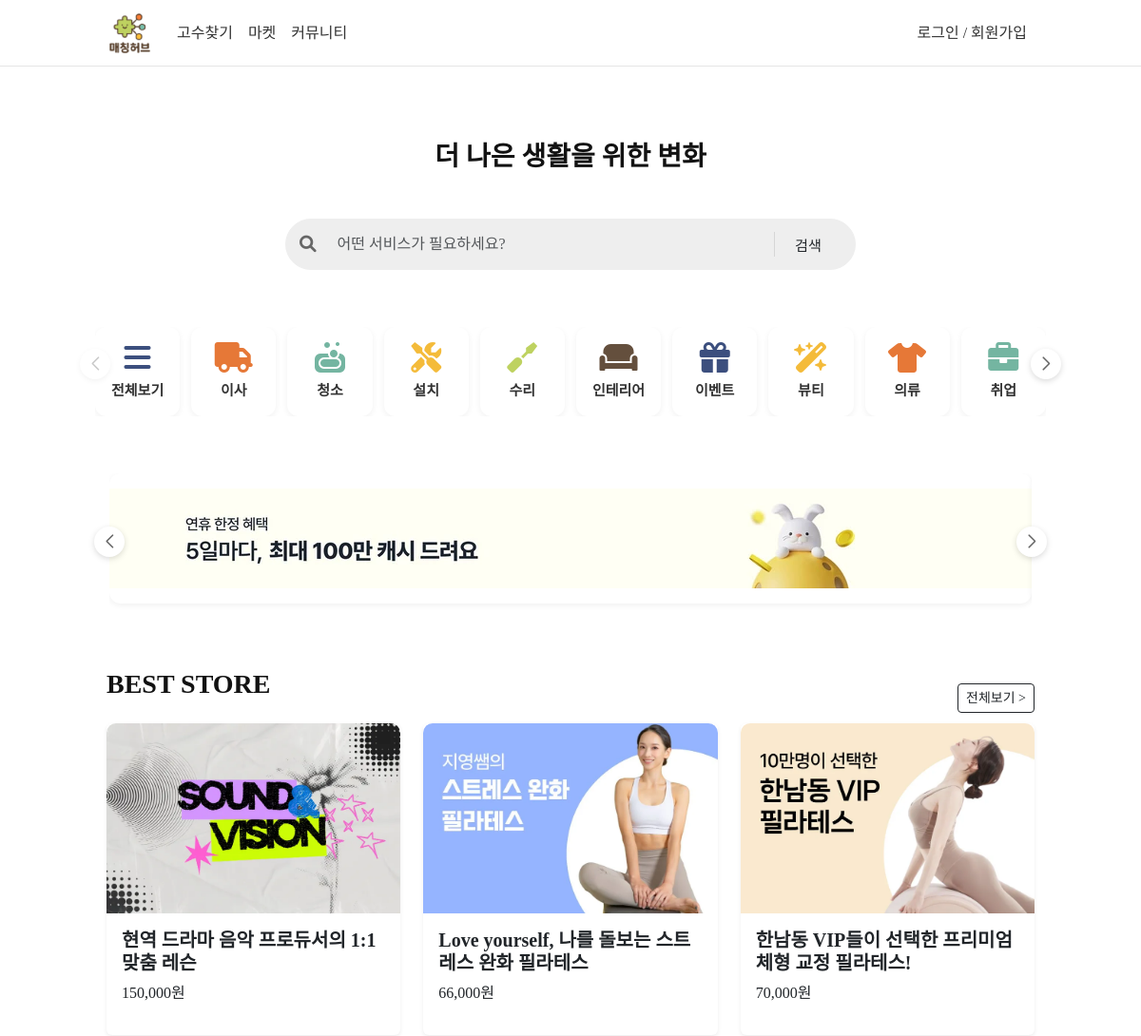
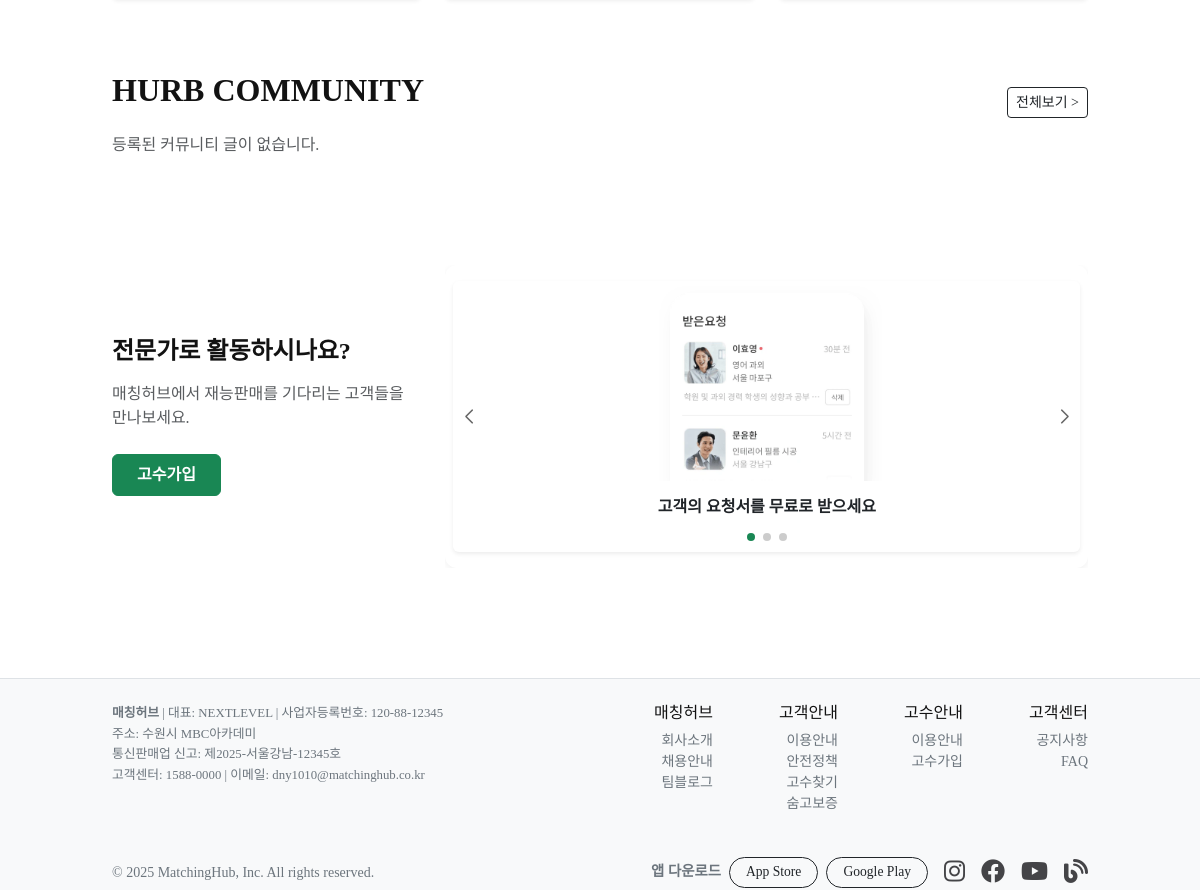
The page / on the database its author committed (2 pictures, top to bottom).
### talent/models.py (models this page shows)
class Store(db.Model):
    id = db.Column(db.Integer, primary_key=True)
    title = db.Column(db.String(50), nullable=False)
    content = db.Column(db.Text(), nullable=False)
    price = db.Column(db.Integer, nullable=False, default=0)
    create_date = db.Column(db.DateTime, nullable=False)
    owner_id = db.Column(db.Integer, db.ForeignKey("user.id"), nullable=False)
    user = db.relationship('User', backref=db.backref('store'))
    edit_date = db.Column(db.DateTime, nullable=False)
    image_path = db.Column(db.String(120), nullable=False)
    views = db.Column(db.Integer, default=0)

### talent/views/main_views.py (the view)
@bp.route('/')
def index():
    like_count = func.count().label("like_count")
    s_posts = (Store.query.order_by(Store.views.desc(), Store.create_date.desc()).limit(3).all())
    c_posts = (CommunityPost.query.outerjoin(CommunityPost.likes).group_by(CommunityPost.id)
               .order_by(like_count.desc(), CommunityPost.create_date.desc()).limit(3).all())
    return render_template('main.html', s_posts=s_posts, c_posts=c_posts)

### talent/__init__.py (called while the page is built)
def create_app():
    app = Flask(__name__)
    app.config.from_object(config)
    @app.before_request
    def load_logged_in_user():
        user_id = session.get('user_id')
        if user_id is None:
            g.user = None
        else:
            from .models import User
            g.user = User.query.get(user_id)
    db.init_app(app)
    migrate.init_app(app, db)
    mail.init_app(app)
    from . import models
    from .views import main_views, auth_views, store_views, community_views, category_views
    app.register_blueprint(main_views.bp)
    app.register_blueprint(auth_views.bp)
    app.register_blueprint(store_views.bp)
    app.register_blueprint(community_views.bp)
    app.register_blueprint(category_views.bp)
    from .filter import format_datetime
    app.jinja_env.filters['datetime'] = format_datetime
    return app

### talent/views/auth_views.py (called while the page is built)
@bp.before_app_request
def load_logged_in_user():
    uid = session.get('user_id')
    g.user = User.query.get(uid) if uid else None

### talent/templates/main.html (shortened to what this page needs)
{% extends 'base.html' %}
{% block head %}
<link rel="stylesheet" href="https://cdn.jsdelivr.net/npm/swiper@11/swiper-bundle.min.css">
<link rel="stylesheet" href="{{ url_for('static', filename='main.css') }}">
{% endblock %}
{% block content %}
<div class="container my-5 text-center" style="max-width: 1000px;">
    <h3 class="fw-bold mb-4" style="width: fit-content; margin: 0 auto;">더 나은 생활을 위한 변화</h3>
</div>
<div class="search-wrapper d-flex justify-content-center">
    <form class="search-form d-flex align-items-center" role="search">
    <span class="search-icon">
      <i class="fa-solid fa-magnifying-glass"></i>
    </span>
        <input type="search" class="form-control flex-grow-1"
               placeholder="어떤 서비스가 필요하세요?" aria-label="Search">
        <button class="btn search-btn" type="submit">검색</button>
    </form>
</div>
<section class="category-wrapper">
    <div class="swiper-button-prev categoryPrev"></div>
    <div class="swiper mySwiper categorySwiper">
        <div class="swiper-wrapper">
            <div class="swiper-slide">
                <a href="{{ url_for('category.move') }}">
                    <i class="fa-solid fa-bars category-icon" style="color: #3c4f7e;"></i>
                    <p class="category-name">전체보기</p>
                </a>
            </div>
            <div class="swiper-slide">
                <a href="{{ url_for('category.move') }}">
                    <i class="fa-solid fa-truck category-icon" style="color: #e67837;"></i>
                    <p class="category-name">이사</p>
                </a>
            </div>
            <div class="swiper-slide">
                <a href="{{ url_for('category.cleaning') }}">
                    <i class="fa-solid fa-soap category-icon" style="color: #74b5a1;"></i>
                    <p class="category-name">청소</p>
                </a>
            </div>
            <div class="swiper-slide">
                <a href="{{ url_for('category.installation') }}">
                    <i class="fa-solid fa-screwdriver-wrench category-icon" style="color: #f4bb3a;"></i>
                    <p class="category-name">설치</p>
                </a>
            </div>
            <div class="swiper-slide">
                <a href="{{ url_for('category.repair') }}">
                    <i class="fa-solid fa-screwdriver category-icon" style="color: #bed260;"></i>
                    <p class="category-name">수리</p>
                </a>
            </div>
            <div class="swiper-slide">
                <a href="{{ url_for('category.interior') }}">
                    <i class="fa-solid fa-couch category-icon" style="color: #644f3d;"></i>
                    <p class="category-name">인테리어</p>
                </a>
            </div>
            <div class="swiper-slide">
                <a href="{{ url_for('category.event') }}">
                    <i class="fa-solid fa-gift category-icon" style="color: #3c4f7e;"></i>
                    <p class="category-name">이벤트</p>
                </a>
            </div>
            <div class="swiper-slide">
                <a href="{{ url_for('category.beauty') }}">
                    <i class="fa-solid fa-wand-magic-sparkles category-icon" style="color: #f4bb3a;"></i>
                    <p class="category-name">뷰티</p>
                </a>
            </div>
            <div class="swiper-slide">
                <a href="{{ url_for('category.fashion') }}">
                    <i class="fa-solid fa-shirt category-icon" style="color: #e67837;"></i>
                    <p class="category-name">의류</p>
                </a>
            </div>
            <div class="swiper-slide">
                <a href="{{ url_for('category.employment') }}">
                    <i class="fa-solid fa-briefcase category-icon" style="color: #74b5a1;"></i>
                    <p class="category-name">취업</p>
                </a>
            </div>
        </div>
    </div>
    <div class="swiper-button-next categoryNext"></div>
</section>
<div class="ad-wrapper">
    <div class="swiper-button-prev adPrev"></div>
    <div class="swiper mySwiper adSwiper">
        <div class="swiper-wrapper">
            <div class="swiper-slide"><img src="{{ url_for('static', filename='images/adbanner1.png') }}" alt="ad banner"></div>
        </div>
    </div>
    <div class="swiper-button-next adNext"></div>
</div>
<section class="container my-5" style="max-width: 1000px;">
    <div class="vs">
        <h3 class="fw-bold mb-4">BEST STORE</h3>
        <div class="text-end mt-3">
            <a href="{{ url_for('store._list') }}" class="btn btn-outline-dark btn-sm">전체보기 ></a>
        </div>
    </div>
    {% if s_posts %}
    <div class="row">
        {% for store in s_posts %}
        <div class="col-md-4 mb-4">
            <a href="{{ url_for('store.detail', userid=store.user.userid, count=loop.index) }}" class="text-decoration-none text-dark">
                <div class="card h-100 shadow-sm border-0">
                    <img src="{{ url_for('static', filename=store.image_path or 'images/no_image.png') }}"
                         class="card-img-top"
                         alt="{{ store.title }}"
                         style="height: 200px; object-fit: cover; border-radius: 10px 10px 0 0;">
                    <div class="card-body">
                        <h5 class="card-title fw-semibold">{{ store.title }}</h5>
                        <p class="mt-2">{{ "{:,}".format(store.price) }}원</p>
                    </div>
                </div>
            </a>
        </div>
        {% endfor %}
    </div>
    {% else %}
    <p class="text-muted">등록된 마켓이 없습니다.</p>
    {% endif %}
</section>
<section class="container my-5" style="max-width: 1000px;">
    <div class="vs">
        <h2 class="fw-bold mb-4">HURB COMMUNITY</h2>
        <div class="text-end mt-3">
            <a href="{{ url_for('community.home') }}" class="btn btn-outline-dark btn-sm">전체보기 ></a>
        </div>
    </div>
    {% if c_posts %}
    <div class="row">
        {% for post in c_posts %}
        <div class="col-md-4 mb-4">
            <a href="{{ url_for('community.post_detail', post_id=post.id) }}" class="text-decoration-none text-dark">
                <div class="card h-100 shadow-sm border-0">
                    <div class="card-body">
                        <h5 class="card-title fw-semibold mb-2">{{ post.title }}</h5>
                        <p class="card-text text-muted small mb-3">{{ (post.content or '')[:80] }}...</p>
                        <div class="d-flex justify-content-between align-items-center">
                            <small class="text-secondary">{{ post.user.userid }}</small>
                            <small class="text-secondary">{{ post.create_date.strftime('%Y-%m-%d') }}</small>
                        </div>
                        <div class="mt-2 text-end">
              <span class="badge bg-light text-dark border">
                ❤️ {{ post.likes|length }}
              </span>
                        </div>
                    </div>
                </div>
            </a>
        </div>
        {% endfor %}
    </div>
    {% else %}
    <p class="text-muted">등록된 커뮤니티 글이 없습니다.</p>
    {% endif %}
</section>
<section class="pro-join-section bg-white">
    <div class="container" style="max-width: 1000px;">
        <div class="row align-items-center">
            <div class="col-md-4 text-center text-md-start">
                <h4 class="fw-bold mb-3">전문가로 활동하시나요?</h4>
                <p class="text-muted mb-4">
                    매칭허브에서 재능판매를 기다리는 고객들을 만나보세요.
                </p>
                <a href="{{ url_for('auth.expert_signup') }}" class="btn btn-success px-4 py-2 fw-semibold">
                    고수가입
                </a>
            </div>
            <div class="col-md-8 position-relative">
                <div class="swiper proSwiper w-100">
                    <div class="swiper-wrapper">
                        <div class="swiper-slide d-flex align-items-center justify-content-center">
                            <div class="card border-0 shadow-sm w-100 h-100">
                                <img src="{{ url_for('static', filename='images/signup_ad1.png') }}"
                                     class="card-img-top" alt="레슨 고수" style="height: 200px; object-fit: contain;">
                                <div class="card-body text-center ex">
                                    <h6 class="fw-semibold mb-2">고객의 요청서를 무료로 받으세요</h6>
                                </div>
                            </div>
                        </div>
                    </div>
                    <div class="swiper-pagination mt-3"></div>
                    <div class="swiper-button-next"></div>
                    <div class="swiper-button-prev"></div>
                </div>
            </div>
        </div>
    </div>
</section>
{% endblock %}

### talent/static/style.css (style rules this page uses)
body { font-family: 'Noto Sans KR', sans-serif; color: #121212; height: 100% }

### talent/static/main.css (style rules this page uses)
body { font-family:'Pretendard'; margin: 0 auto; }
.search-form { max-width: 600px; width: 100%; background: #eee; border: 1.5px solid #eee; border-radius: 30px; padding: 6px 14px; display: flex; align-items: center; justify-content: space-between; }
.search-icon { font-size: 1.1rem; color: #666; margin-right: 10px; display: flex; align-items: center; }
.search-form input { border: none; outline: none; background: transparent; color: #333; flex: 1; }
.search-btn { font-size: 0.95rem; padding: 8px 20px; line-height: normal; }
.category-wrapper { position: relative; width: 100%; max-width: 1000px; margin: 0 auto; }
.categoryPrev, .categoryNext, .adPrev, .adNext { width: 32px; height: 32px; top: 65%; border-radius: 50%; box-shadow: 0 2px 6px rgba(0, 0, 0, 0.15); color: #333; transform: translateY(-50%); overflow: visible; background: #fff; }
.swiper-button-prev::after, .swiper-button-next::after { font-size: 14px; font-weight: bold; }
.categoryPrev, .adPrev { left: -16px; }
.categoryNext, .adNext { right: -16px; }
.swiper { width: 100%; max-width: 1200px; margin: 60px auto; position: relative; }
.swiper-slide { display: flex; flex-direction: column; align-items: center; justify-content: center; border-radius: 12px; text-align: center; font-weight: 600; padding: 16px 8px; box-shadow: 0 2px 6px rgba(0,0,0,0.06); transition: all .2s ease; }
.swiper-slide a { text-decoration: none; }
.ad-wrapper { position: relative; width: 100%; max-width: 970px; margin: 0 auto; }
.category-icon { font-size: 32px; margin-bottom: 8px; transition: color 0.2s; }
.category-name { font-size: 15px; font-weight: 600; color: #333; margin: 0; }
.vs { display: flex; justify-content: space-between; }
.ex { margin-bottom: 12px; }
.swiper-pagination { padding-bottom: 12px; }
.swiper-button-next, .swiper-button-prev { color: #666; }

### rows shown on the page
Store: image_path (picture), title "현역 드라마 음악 프로듀서의 1:1 맞춤 레슨", price "150,000"
Store: image_path (picture), title "Love yourself, 나를 돌보는 스트레스 완화 필라테스", price "66,000"
Store: image_path (picture), title "한남동 VIP들이 선택한 프리미엄 체형 교정 필라테스!", price "70,000"
